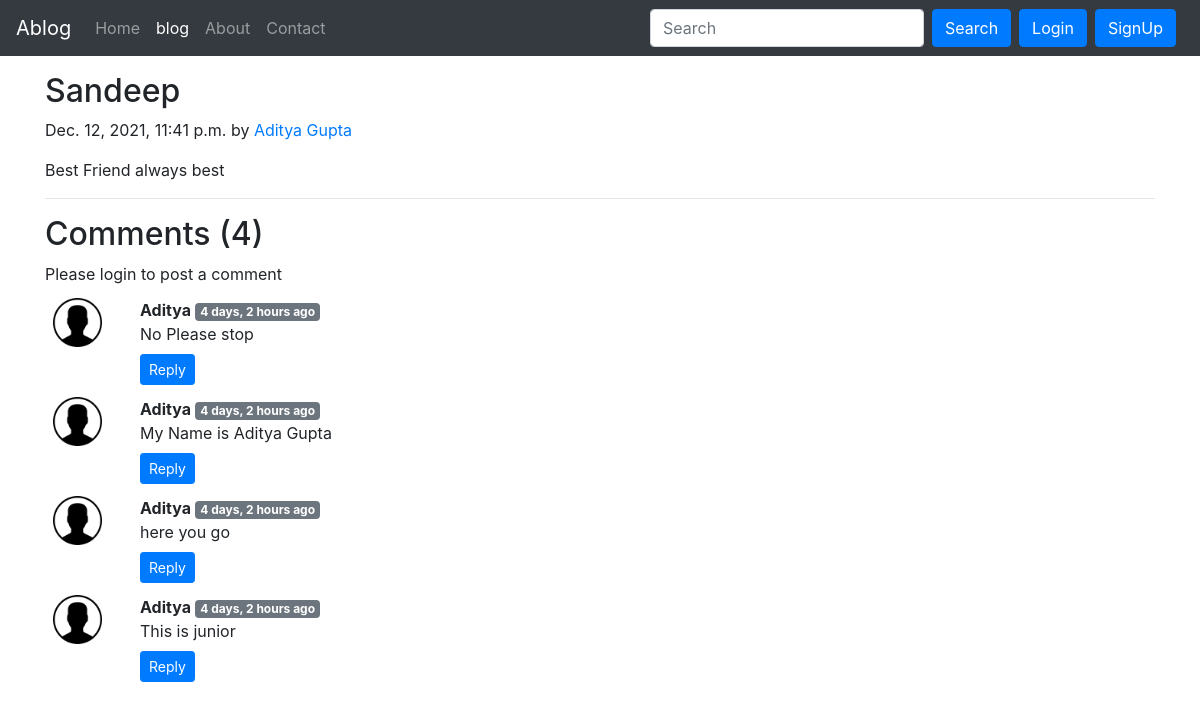
The app's page /blog/Best_Friend with its own data.
### blog/models.py (models this page shows, shortened)
class Post(models.Model):
    sno=models.AutoField(primary_key=True)
    title=models.CharField(max_length=255)
    author=models.CharField(max_length=14)
    slug=models.CharField(max_length=130)
    timeStamp=models.DateTimeField(blank=True)
    content=models.TextField()

class BlogComment(models.Model):
    sno= models.AutoField(primary_key=True)
    comment=models.TextField()
    user=models.ForeignKey(User, on_delete=models.CASCADE)
    post=models.ForeignKey(Post, on_delete=models.CASCADE)
    parent=models.ForeignKey('self',on_delete=models.CASCADE, null=True )
    timestamp= models.DateTimeField(default=now)

### blog/views.py (the view)
# urls.py: path('<str:slug>',views.blogpost,name="post"),
def blogpost(request,slug):
    post=Post.objects.filter(slug=slug).first();
    comments=BlogComment.objects.filter(post=post)
    context={"post":post,"comments":comments,'user':request.user};
    return render(request,'blog/blogpost.html',context);

### templates/blog/blogpost.html (shortened to what this page needs)
{% extends 'base.html' %}
{% block blog %}active{% endblock %}
{% block body %}
{% load humanize %}
<div class="container my-3">
    <div class="blog-post">
        <h2 class="blog-post-title">{{post.title}}</h2>
        <p class="blog-post-meta">{{post.timeStamp}} by <a href="#">{{post.author}}</a></p>
        <p>{{post.content|safe}}</p>
        <hr>
    </div>
</div>
<div class="container">
    <h2> Comments ({{comments.count}})</h2>
    <div class="my-2">
        {% if user.is_authenticated %}
        <form action="/blog/postComment" method="post">
            {% csrf_token %}
            <div class="form-group">
                <label for="exampleInputEmail1">Post Comment </label>
                <input type="text" class="form-control" name="comment" placeholder="Enter comment here">
            </div>
            <input type="hidden" name="postSno" value="{{post.sno}}">
            <input type="hidden" name="parentSno" value="">
            <button type="submit" class="btn btn-primary">Submit</button>
        </form>
        {% else %}
        Please login to post a comment
        {% endif %}
        {% for comment in comments %}
        <div class="row my-1">
            <div class="col-md-1  ">
                <img class="rounded mx-auto d-block w-100 p-2" src="/static/img/p.png" alt="user">
            </div>
            <div class="col-md-11 mt-2">
                <b> {{comment.user.username}}</b> <span
                    class="badge badge-secondary ">{{comment.timestamp|naturaltime}}</span>
                <div> {{comment.comment}} </div>
                <div class="reply mx-0">
                    <button class="btn btn-sm btn-primary mt-2" type="button" data-toggle="collapse"
                        data-target="#replyBox{{comment.sno}}" aria-expanded="false"
                        aria-controls="replyBox{{comment.sno}}">
                        Reply
                    </button>
                </div>
            </div>
        </div>
            {% endfor %}
        </div>
        {% endblock %}

### records on screen
Post: title "Sandeep", timeStamp "Dec. 12, 2021, 11:41 p.m.", author "Aditya Gupta", content "Best Friend always best"
BlogComment: user.username "Aditya", timestamp "4 days, 2 hours ago", comment "No Please stop"
BlogComment: user.username "Aditya", timestamp "4 days, 2 hours ago", comment "My Name is Aditya Gupta"
BlogComment: user.username "Aditya", timestamp "4 days, 2 hours ago", comment "here you go"
BlogComment: user.username "Aditya", timestamp "4 days, 2 hours ago", comment "This is junior"

### other values on screen
{{ comments.count }} "4"
